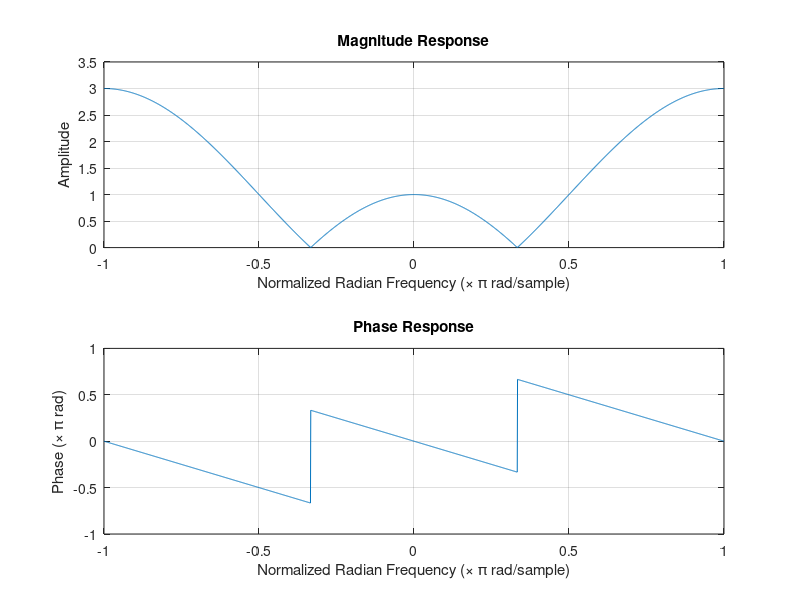

The MATLAB script that drew this image:



w = -pi:pi/1000:pi;
H1 = 1 - exp(-1j*w+1j*pi/3);
H2 = 1 - exp(-1j*w-1j*pi/3);
H = H1.*H2;
figure
subplot(2, 1, 1)
plot(w/pi, abs(H))
grid on
title('Magnitude Response')
xlabel('Normalized Radian Frequency (\times \pi rad/sample)')
ylabel('Amplitude')
subplot(2, 1, 2)
plot(w/pi, angle(H)/pi)
grid on
title('Phase Response')
xlabel('Normalized Radian Frequency (\times \pi rad/sample)')
ylabel('Phase (\times \pi rad)')